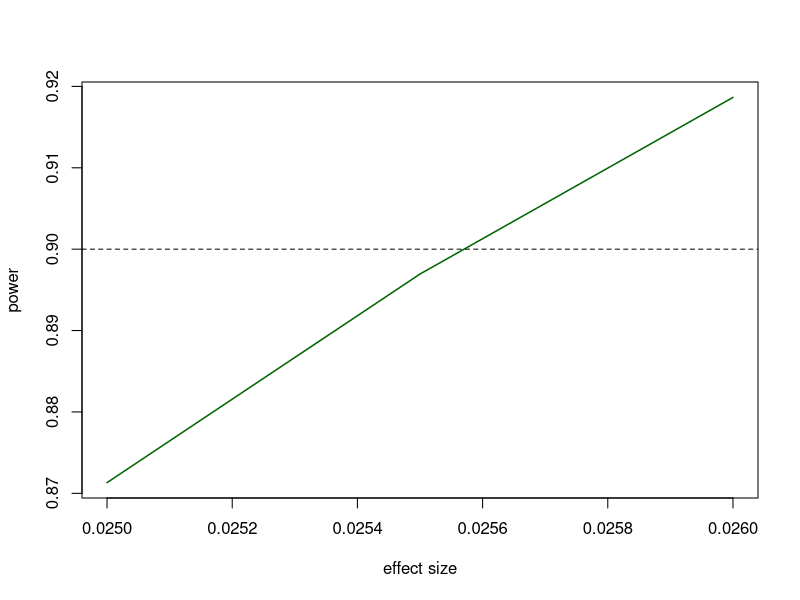

Source code (R):
## ---- chunk 1
sample_size = 385276
  
f=0.1
b.alt = seq(0.025,0.026,0.0005)
sigma=sqrt(1-2*f*(1-f)*b.alt^2)
#ns = seq(500,4000,10)
ses=sigma/sqrt(sample_size*2*f*(1-f))
q.thresh = qchisq(5e-8,df=1,ncp=0,lower=F)
pwr=pchisq(q.thresh,df=1,ncp=(b.alt/ses)^2,lower=F)
plot(b.alt,pwr,col="darkgreen",xlab="effect size",ylab="power",t="l",lwd=1.5)
abline(h=0.9,lty=2)



